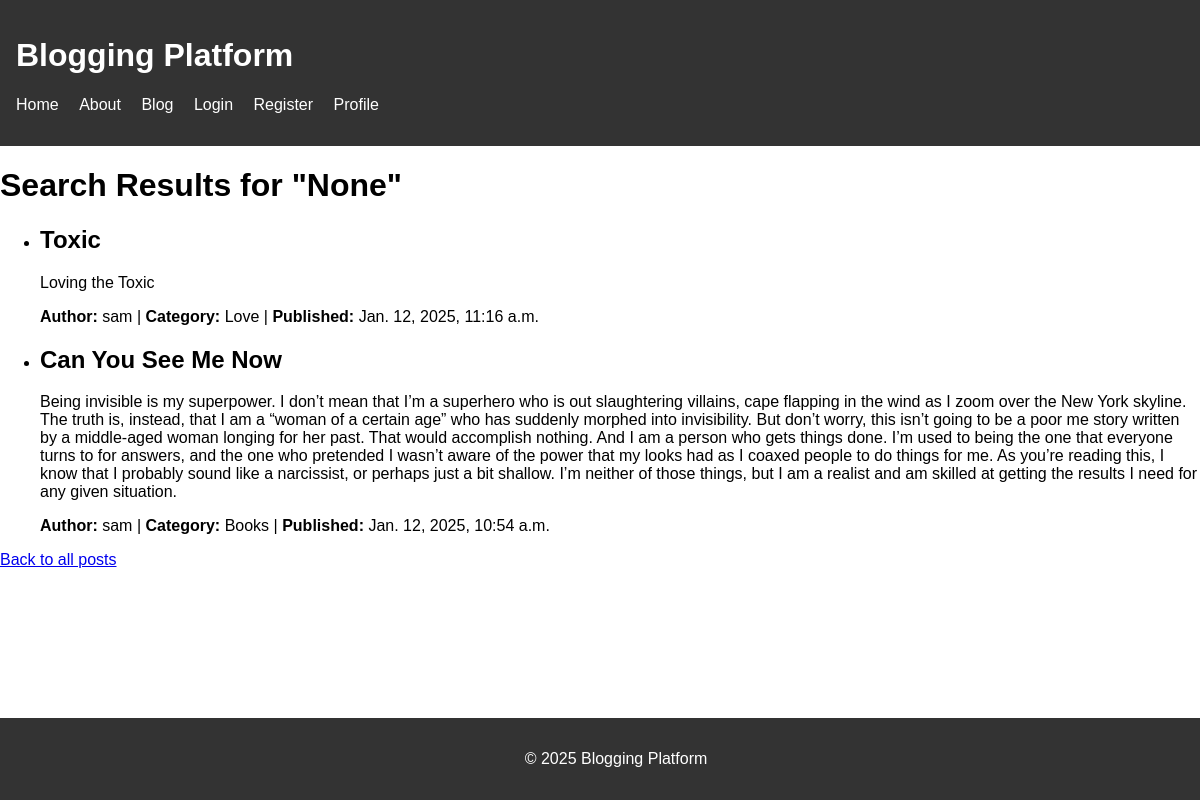
The app's page /blog/search/ with its own data.
### blog/models.py (models this page shows, shortened)
class BlogPost(models.Model):
    title = models.CharField(max_length=200)
    content = models.TextField()
    author = models.ForeignKey(User, on_delete=models.CASCADE)
    category = models.ForeignKey(Category, on_delete=models.SET_NULL, null=True)
    published_date = models.DateTimeField(auto_now=True)
    tags = models.ManyToManyField(Tag, blank=True)
    created_at = models.DateTimeField(auto_now_add=True)
    class Meta:
        ordering = ['-created_at']  # Order posts by creation date, newest first

class Category(models.Model):
    name = models.CharField(max_length=100)
    def __str__(self):
        return self.name

### blog/views.py (the view, shortened to what this page needs)
# urls.py: path('search/', search_posts, name='search_posts'),
def search_posts(request):
    query = request.GET.get('q')
    category = request.GET.get('category')
    published_after = request.GET.get('published_after')
    tags = request.GET.get('tags')
    posts = BlogPost.objects.all()
    if category:
        posts = posts.filter(category=category)
    if published_after:
        published_after_date = datetime.strptime(published_after, '%Y-%m-%d')
        posts = posts.filter(published_date__gte=published_after_date)
    if tags:
        tags_list = [tag.strip() for tag in tags.split(',')]
        posts = posts.filter(tags__in=tags_list)
    return render(request, 'blog/search_results.html', {'posts': posts, 'query': query})

### blog/templates/blog/search_results.html
{% extends 'base.html' %}
{% block content %}
    <h1>Search Results for "{{ query }}"</h1>
    <ul>
        {% for post in posts %}
            <li>
                <h2>{{ post.title }}</h2>
                <p>{{ post.content }}</p>
                <p><strong>Author:</strong> {{ post.author.username }} | <strong>Category:</strong> {{ post.category }} | <strong>Published:</strong> {{ post.published_date }}</p>
            </li>
        {% empty %}
            <li>No posts found matching your search criteria.</li>
        {% endfor %}
    </ul>
    <a href="{% url 'blog:post_list' %}">Back to all posts</a>
{% endblock %}

### static/css/styles.css (style rules this page uses)
body { font-family: Arial, sans-serif; margin: 0; padding: 0; }

### records on screen
BlogPost: title "Toxic", content "Loving the Toxic", author.username "sam", category "Love", published_date "Jan. 12, 2025, 11:16 a.m."
BlogPost: title "Can You See Me Now", content "Being invisible is my superpower. I don’t mean that I’m a superhero who is out slaughtering villains, cape flapping in the wind as I zoom over the New York skyline. The truth is, instead, that I am a “woman of a certain age” who has suddenly morphed into invisibility. But don’t worry, this isn’t going to be a poor me story written by a middle-aged woman longing for her past. That would accomplish nothing. And I am a person who gets things done. I’m used to being the one that everyone turns to for answers, and the one who pretended I wasn’t aware of the power that my looks had as I coaxed people to do things for me. As you’re reading this, I know that I probably sound like a narcissist, or…", author.username "sam", category "Books", published_date "Jan. 12, 2025, 10:54 a.m."

### other values on screen
{{ query }} "None"
